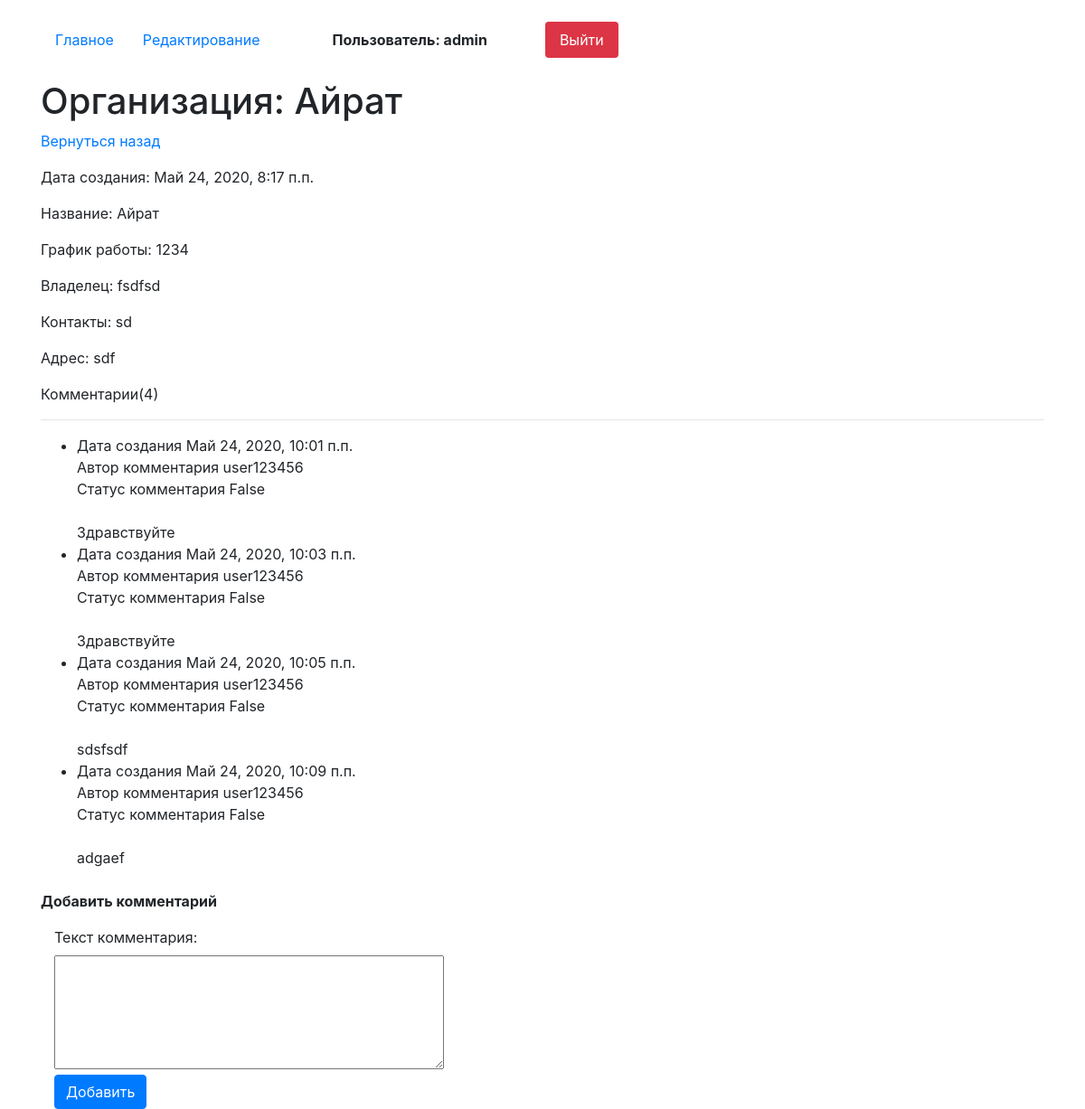
Page /detail/20/ (signed in) on the committed database.
### app/models.py (models this page shows, shortened)
class Organisation(models.Model):
    author = models.ForeignKey(User, on_delete=models.CASCADE, verbose_name='Создатель записи',blank=True, null=True)
    create_date = models.DateTimeField(auto_now=True)
    name = models.CharField(max_length=50, null=True, verbose_name='Название')
    schedule  = models.TextField(null=True, verbose_name='График работы')
    owner = models.CharField(max_length=50, null=True, verbose_name='Владелец')
    contacts = models.TextField(null=True, verbose_name='Контакты')
    address = models. CharField(max_length=200, null=True, verbose_name='Адрес')
    class Meta:
        verbose_name =  'Организация'
        verbose_name_plural = 'Организации'

class Comments(models.Model):
    organisation = models.ForeignKey(Organisation, on_delete=models.CASCADE, verbose_name='Организация',blank=True, null=True, related_name='comments_org')
    author = models.ForeignKey(User, on_delete=models.CASCADE, verbose_name='Автор комментария',blank=True, null=True)
    create_date = models.DateTimeField(auto_now=True)
    text  = models.TextField(null=True, verbose_name='Текст комментария')
    status = models.BooleanField(default=False,verbose_name='Видимость комментария')

### app/views.py (the view, shortened to what this page needs)
# urls.py: path('detail/<int:pk>/', views.HomeDetailView.as_view(), name='detail_page'),
class HomeDetailView(CustomSuccessMessageMixin, FormMixin, DetailView):
    model = Organisation
    template_name = 'detail.html'
    context_object_name = 'get_organisation'
    form_class = CommentForm
    success_msg = 'Комментарий успешно создан, ожидайте модерации'

### app/forms.py
class CommentForm(forms.ModelForm):
    class Meta:
        model = Comments
        fields = ('text', )
    def __init__(self, *args, **kwargs):
        super().__init__(*args, **kwargs)
        for field in self.fields:
            self.fields[field].widget.attrs['class'] = 'form-control'
        self.fields['text'].widget = Textarea(attrs={'rows':5})

### app/templates/detail.html (shortened to what this page needs)
{% extends 'index.html' %}
{% block content %}
    <h1 class="mt-4">Организация: {{get_organisation.name}}</h1>
    <p><a href="/">Вернуться назад</a></p>
    <p>Дата создания: {{get_organisation.create_date}}</p>
    <p>Название: {{get_organisation.name}}</p>
    <p>График работы: {{get_organisation.schedule}}</p>
    <p>Владелец: {{get_organisation.owner}}</p>
    <p>Контакты: {{get_organisation.contacts}}</p>
    <p>Адрес: {{get_organisation.address}}</p>
    <p>Комментарии({{get_organisation.comments_org.all.count}})</p>
    <hr>
<ul>
    {% for item in get_organisation.comments_org.all %}
    <li>
        Дата создания {{item.create_date}}<br>
        Автор комментария {{item.author}}<br>
        Статус комментария {{item.status}}<br><br>
        {{item.text}}<br>
    </li>
    {% endfor %}
</ul>
<p class="mt-4"><b>Добавить комментарий</b></p>
<div class="col-4">
        <form id="add_form" method="post">
            {{form}}
        </form>
        <button form="add_form" type="submit" class="btn btn-primary">Добавить</button>
{% endblock %}

### app/templates/index.html (shortened to what this page needs)
<!doctype html>
<html lang="en">
  <head>
    <link rel="stylesheet" href="https://stackpath.bootstrapcdn.com/bootstrap/4.5.0/css/bootstrap.min.css">
  </head>
  <body>
  <div class="container mt-4">
  <ul class="nav nav-pills">
  <li class="nav-item">
  {% url 'home' as url_home %}
    <a class="nav-link {% if url_home == request.path %}active {% endif %}" href="{{url_home}}">Главное</a>
  </li>
  <li class="nav-item">
  {% url 'edit_page' as url_edit_page %}
    <a class="nav-link {% if url_edit_page == request.path %} active {% endif %}" href={{url_edit_page}}>Редактирование</a>
  </li>
  {% if request.user.is_authenticated%}
  <li class="nav-item">
    <a class="nav-link ml-5 color:red"><b>Пользователь: {{request.user}}</b></a>
  </li>
  <li class="nav-item">
  {% url 'logout_page' as url_logout_page %}
    <a class="nav-link btn-danger ml-5" href="{{url_logout_page}}">Выйти</a>
  </li>
  {% endif %}
</ul>
{% block content %}{% endblock %}
</div>
  </body>
</html>

### rows in the picture
Organisation: name "Айрат", create_date "Май 24, 2020, 8:17 п.п.", schedule "1234", owner "fsdfsd", contacts "sd", address "sdf", comments_org.all.count "4"
Comments: create_date "Май 24, 2020, 10:01 п.п.", author "user123456", status "False", text "Здравствуйте"
Comments: create_date "Май 24, 2020, 10:03 п.п.", author "user123456", status "False", text "Здравствуйте"
Comments: create_date "Май 24, 2020, 10:05 п.п.", author "user123456", status "False", text "sdsfsdf"
Comments: create_date "Май 24, 2020, 10:09 п.п.", author "user123456", status "False", text "adgaef"

### other values in the picture
{{ request.user }} "admin"
